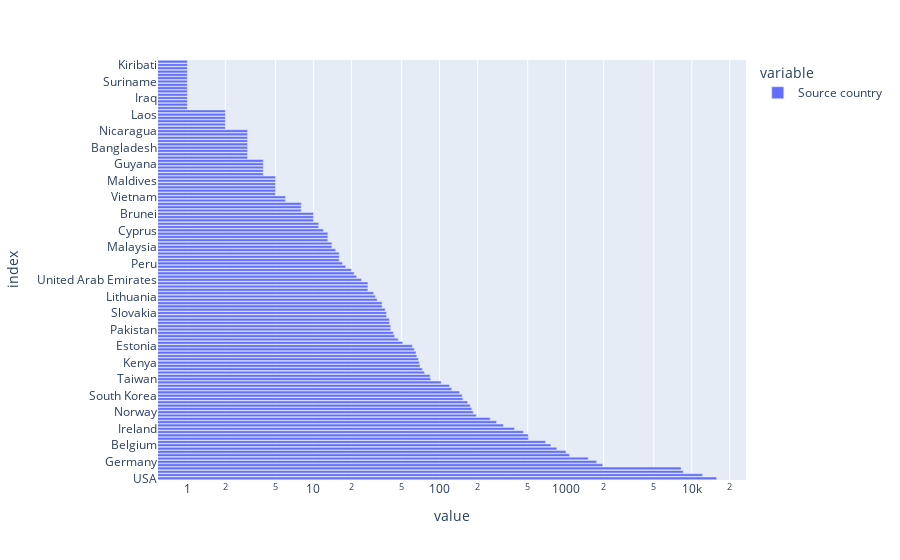

The code cell stored with this chart in its notebook:
### Code cell
import plotly.express as px


px.bar(df3['Source country'].value_counts(), orientation='h', log_x=True)

### Figure 1 — Plotly figure (JSON) as saved in the notebook; plotly's stock layout.template omitted (floating-point values rounded to 4 significant figures)
{"data": [{"alignmentgroup": "True", "hovertemplate": "variable=Source country<br>value=%{x}<br>index=%{y}<extra></extra>", "legendgroup": "Source country", "marker": {"color": "#636efa", "pattern": {"shape": ""}}, "name": "Source country", "offsetgroup": "Source country", "orientation": "h", "showlegend": true, "textposition": "auto", "type": "bar", "x": [15743, 12183, 8565, 8227, 1968, 1762, 1510, 1074, 1005, 851, 763, 693, 507, 505, 462, 393, 321, 283, 252, 196, 185, 180, 175, 167, 153, 151, 144, 125, 120, 103, 85, 84, 76, 73, 70, 69, 68, 66, 65, 63, 61, 51, 47, 44, 43, 41, 41, 40, 40, 38, 38, 37, 35, 35, 32, 31, 30, 27, 27, 27, 24, 22, 21, 20, 18, 17, 16, 16, 16, 15, 14, 14, 13, 13, 13, 12, 11, 11, 10, 10, 10, 8, 8, 8, 6, 6, 5, 5, 5, 5, 5, 5, 4, 4, 4, 4, 4, 3, 3, 3, 3, 3, 3, 3, 3, 3, 2, 2, 2, 2, 2, 2, 1, 1, 1, 1, 1, 1, 1, 1, 1, 1, 1, 1, 1, 1, 1], "xaxis": "x", "y": ["USA", "EU", "IGO", "UK", "Canada", "Germany", "Australia", "France", "Singapore", "Netherlands", "Belgium", "India", "Japan", "Italy", "Spain", "Ireland", "Finland", "Austria", "Switzerland", "Sweden", "Norway", "China", "New Zealand", "Denmark", "Brazil", "South Korea", "Philippines", "Indonesia", "South Africa", "Ukraine", "Taiwan", "Serbia", "Chile", "Greece", "Colombia", "Kenya", "Czech Republic", "Latvia", "Turkey", "Thailand", "Estonia", "Egypt", "Argentina", "Cuba", "Nigeria", "Pakistan", "Uzbekistan", "Luxembourg", "Uganda", "Uruguay", "Slovakia", "Poland", "Slovenia", "Malta", "Tanzania", "Lithuania", "Portugal", "Saudi Arabia", "Israel", "Mauritius", "United Arab Emirates", "Belarus", "Croatia", "Russia", "Iran", "Peru", "Cambodia", "Mexico", "Qatar", "Bhutan", "Malaysia", "Sri Lanka", "Jamaica", "Iceland", "Morocco", "Cyprus", "Myanmar", "Ethiopia", "Rwanda", "Zimbabwe", "Brunei", "Nepal", "Montenegro", "Ghana", "Zambia", "Vietnam", "Ecuador", "Cameroon", "Romania", "Kosovo", "Maldives", "Albania", "Bahrain", "Botswana", "Azerbaijan", "Guyana", "Oman", "Bulgaria", "Namibia", "Senegal", "Bangladesh", "Palestine", "Venezuela", "Georgia", "Lebanon", "Nicaragua", "Tunisia", "Costa Rica", "El Salvador", "Papua New Guinea", "Laos", "Sierra Leone", "Benin", "Palau", "Congo", "Iraq", "Belize", "Liberia", "Hungary", "Somalia", "Suriname", "Saint Kitts And Nevis", "Dominican Republic", "Afghanistan", "Moldova", "Kiribati", "Guatemala"], "yaxis": "y"}], "layout": {"barmode": "relative", "legend": {"title": {"text": "variable"}, "tracegroupgap": 0}, "margin": {"t": 60}, "xaxis": {"anchor": "y", "domain": [0, 1], "title": {"text": "value"}, "type": "log"}, "yaxis": {"anchor": "x", "domain": [0, 1], "title": {"text": "index"}}}}
